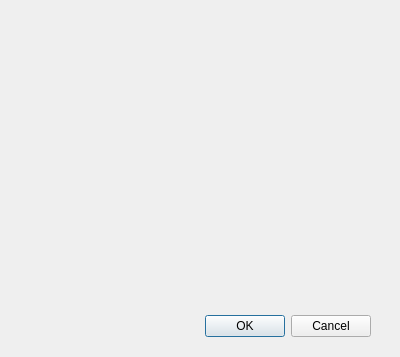
<?xml version="1.0" encoding="UTF-8"?>
<ui version="4.0">
 <class>DialogRelaySetup</class>
 <widget class="QDialog" name="DialogRelaySetup">
  <property name="geometry">
   <rect>
    <x>0</x>
    <y>0</y>
    <width>400</width>
    <height>357</height>
   </rect>
  </property>
  <property name="windowTitle">
   <string>Relay Settings</string>
  </property>
  <widget class="QDialogButtonBox" name="buttonBox">
   <property name="geometry">
    <rect>
     <x>30</x>
     <y>310</y>
     <width>341</width>
     <height>32</height>
    </rect>
   </property>
   <property name="orientation">
    <enum>Qt::Horizontal</enum>
   </property>
   <property name="standardButtons">
    <set>QDialogButtonBox::Cancel|QDialogButtonBox::Ok</set>
   </property>
  </widget>
 </widget>
 <resources/>
 <connections>
  <connection>
   <sender>buttonBox</sender>
   <signal>accepted()</signal>
   <receiver>DialogRelaySetup</receiver>
   <slot>accept()</slot>
   <hints>
    <hint type="sourcelabel">
     <x>248</x>
     <y>254</y>
    </hint>
    <hint type="destinationlabel">
     <x>157</x>
     <y>274</y>
    </hint>
   </hints>
  </connection>
  <connection>
   <sender>buttonBox</sender>
   <signal>rejected()</signal>
   <receiver>DialogRelaySetup</receiver>
   <slot>reject()</slot>
   <hints>
    <hint type="sourcelabel">
     <x>316</x>
     <y>260</y>
    </hint>
    <hint type="destinationlabel">
     <x>286</x>
     <y>274</y>
    </hint>
   </hints>
  </connection>
 </connections>
</ui>
